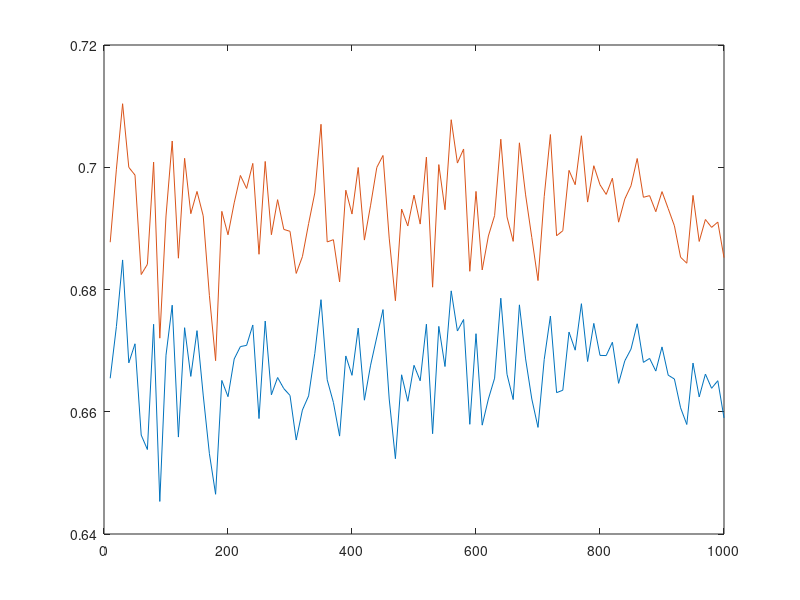

The MATLAB source for this figure:
N = 10:10:10^3;
for i=1:size(N,2)
    n = N(i);
    x = rand(n, 1) + 1;
    M(i) = 1/mean(x);
    M_inv(i) = mean(arrayfun(@(t) 1/t, x));
end
plot(N, M);
hold on;
plot(N, M_inv);